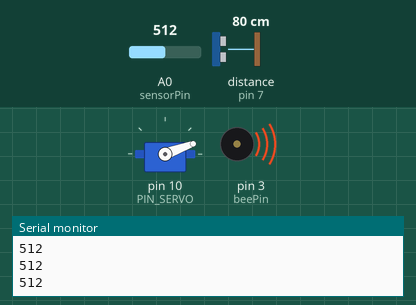
The sketch below on a simulated Arduino Uno, built with avr-gcc and run on an emulated ATmega328P. Shown: servo, buzzer (waves = sounding, pin HIGH), the last lines printed to the serial monitor. Wiring (inferred from the names in the program): ultrasonic range finder: trigger pin 8; echo pin 7. The inputs (shaded band) are chosen by the test bench; at power-on: distance to the obstacle (sensor on pin 7) 80 cm, A0 (sensorPin) = 512. The echo pulse lasts 58.3 µs per cm; pins used as bus, display or sensor lines are not drawn.

Above: at 1.2 s.
1.3 s: distance to the obstacle (sensor on pin 7) set to 19 cm
At 2.4 s:
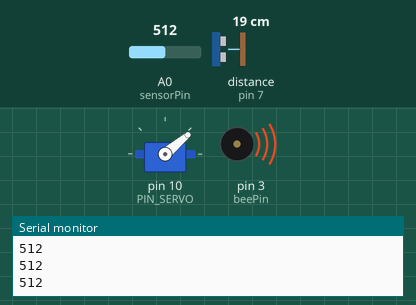
4.3 s: distance to the obstacle (sensor on pin 7) set to 15 cm
At 5.5 s:
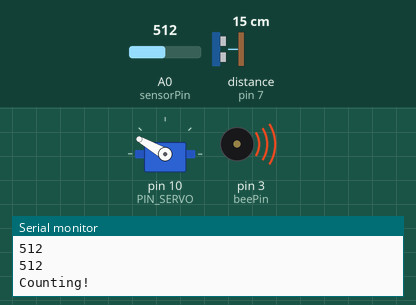
At 10.8 s:
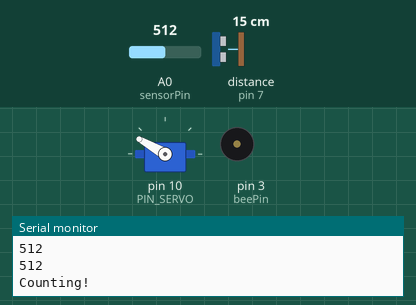
Timing chart, 0 to 12.0 s (numbered marks = the images above; inputs shaded):
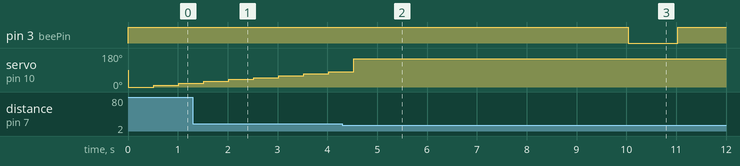

Measured:
- the behaviour switches between 17 and 16 cm on distance to the obstacle (sensor on pin 7) (found by bisection; images 1 and 2)
- after the input at 4.3 s, pin 3 (beePin): HIGH → LOW after 5.7 s, → HIGH 1.0 s later

The sketch:

IntelliC_Arduino.ino
```cpp
#include <Servo.h>

#define PIN_SERVO 10
#define sensorPin A0
#define pressureThreshold 450

Servo myservo;

int trigPin = 8;
int echoPin = 7;
int beePin = 3;
float v = 331.5 + 0.6 * 15; // m/s

int pos = 0;
int distance = 100;
int delta = 10;
int delayTime = 500;

bool hasFind = false;
bool hasBee = false;

float distanceM() {
  // send sound pulse
  digitalWrite(trigPin, LOW);
  delayMicroseconds(3);
  digitalWrite(trigPin, HIGH);
  delayMicroseconds(5);
  digitalWrite(trigPin,LOW);

  // listen for echo
  float tUs = pulseIn(echoPin, HIGH);   // us
  float t = tUs / 1000.0 / 1000.0 / 2;  // s
  float d = t * v;                      // m
  return d * 100;                       // cm
}

void spinningLog(int pos, int distance) {
  Serial.println("===== SPINNING LOG =====");
  Serial.println(pos, DEC);
  Serial.println(distance, DEC);
  Serial.println("========================");
}

bool hasCup() {
  return analogRead(sensorPin) > pressureThreshold ? true : false;
}

void setup() {
  // put your setup code here, to run once:
  Serial.begin(115200);
  pinMode(trigPin, OUTPUT);
  pinMode(beePin, OUTPUT);
  pinMode(echoPin, INPUT);
  myservo.attach(PIN_SERVO);

  digitalWrite(beePin, HIGH);
}

void loop() {
  // put your main code here, to run repeatedly:
  if (!hasCup()) {
    Serial.println("LEAVE!");
    myservo.write(0);
    hasFind = false;
    hasBee = false;
    return;
  } else {
    if (hasFind) {
      Serial.println("Counting!");
      if (hasBee) {
        return;
      }
      bool flag = true;
      for (int i=0; i<10; i++) {
        if (!hasCup()) {
          flag = false;
        }
        delay(500);
      }
      if (flag) {
        digitalWrite(beePin, LOW);
        delay(1000);
        digitalWrite(beePin, HIGH);
        hasBee = true;
        delay(1000);
      }
    } else {
      Serial.println("Searching!");
      for (int i=0; i<180; i+=delta) {
        if (!hasCup()) return;
        Serial.println(analogRead(sensorPin));
        pos = i;
        distance = distanceM();
        myservo.write(pos);
        if (distance <= 15) {
          hasFind = true;
          pos += 60;
          myservo.write(pos);
          delay(delayTime);
          return;
        }
        delay(delayTime);
      }

      for (int i=180; i>0; i-=delta) {
        if (!hasCup()) return;
        Serial.println(analogRead(sensorPin));
        pos = i;
        distance = distanceM();
        myservo.write(pos);

        if (distance <= 15) {
          hasFind = true;
          pos += 60;
          myservo.write(pos);
          delay(delayTime);
          return;
        }
        delay(delayTime);
      }
    }
  }
}
```
